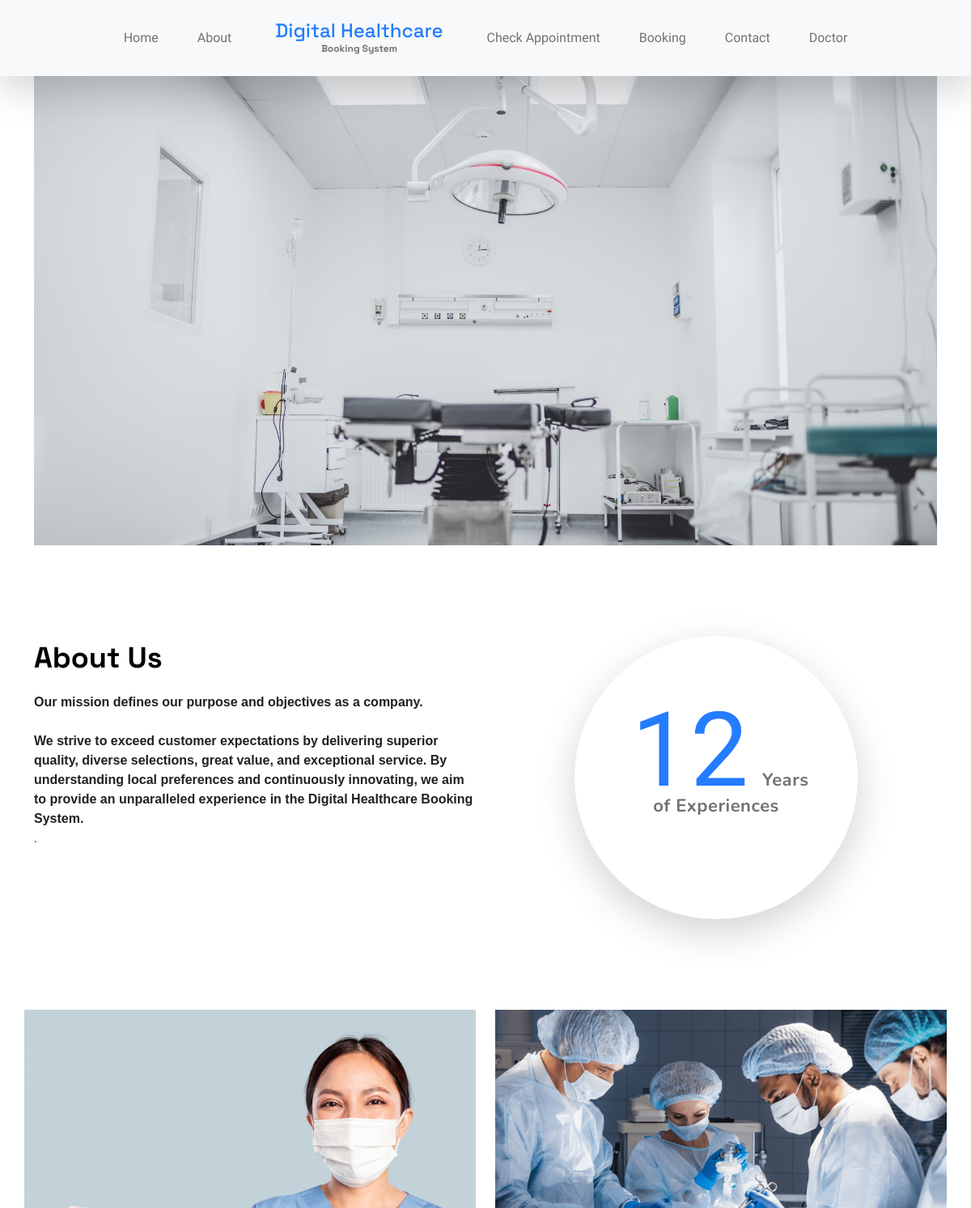
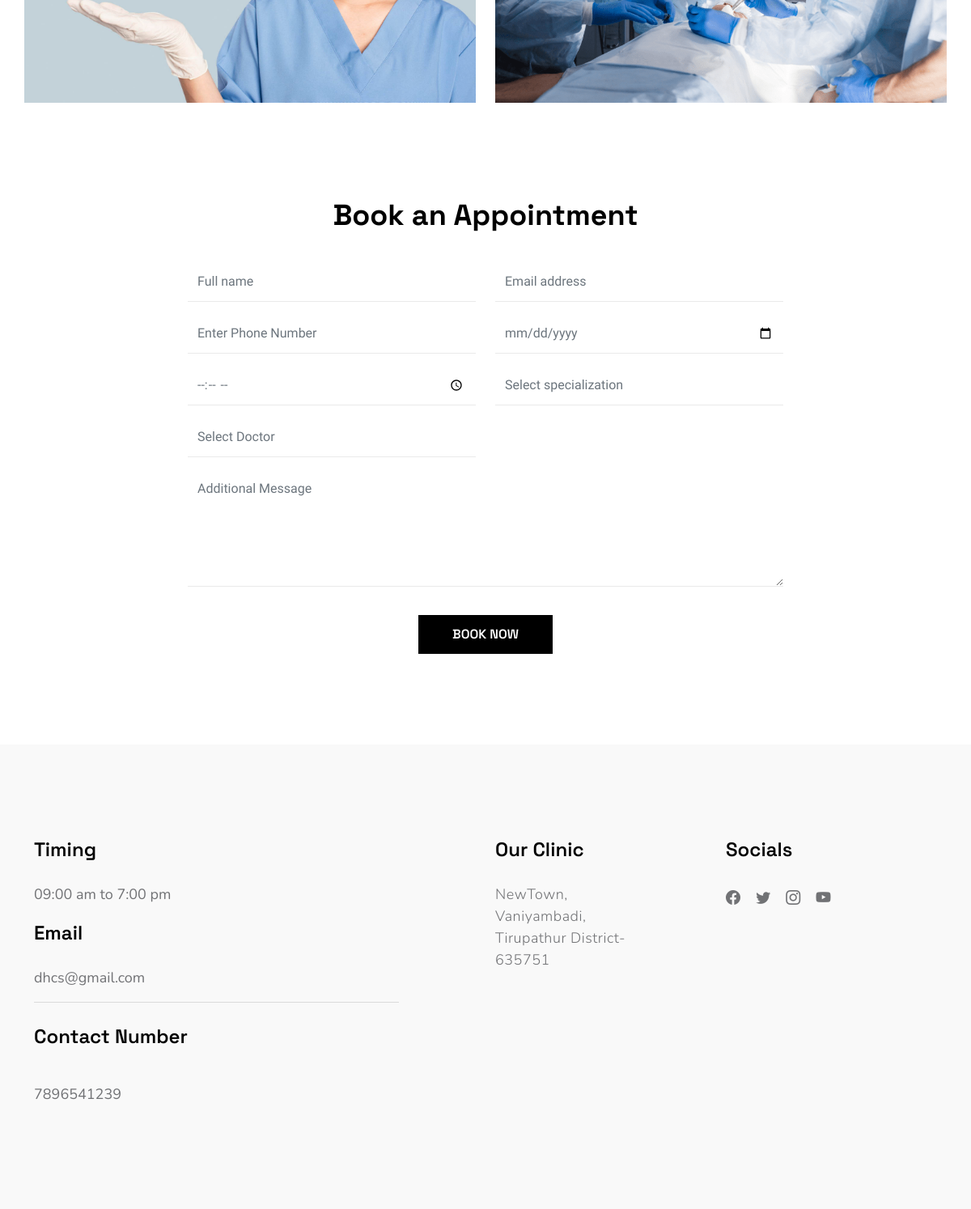
The page / on the database its author committed (2 pictures, top to bottom).
### tables this page shows
CREATE TABLE `tblpage` (
  `ID` int(10) NOT NULL,
  `PageType` varchar(200) DEFAULT NULL,
  `PageTitle` mediumtext DEFAULT NULL,
  `PageDescription` mediumtext DEFAULT NULL,
  `Email` varchar(200) DEFAULT NULL,
  `MobileNumber` bigint(10) DEFAULT NULL,
  `UpdationDate` date DEFAULT NULL,
  `Timing` varchar(200) NOT NULL
);

### index.php (the view, shortened to what this page needs)
<?php
include ('doctor/includes/dbconnection.php');
?>
<!doctype html>
<html lang="en">
    <head>
        <link href="css/bootstrap.min.css" rel="stylesheet">
        <link href="css/bootstrap-icons.css" rel="stylesheet">
        <link href="css/owl.carousel.min.css" rel="stylesheet">
        <link href="css/owl.theme.default.min.css" rel="stylesheet">
        <link href="css/templatemo-medic-care.css" rel="stylesheet">
        <link rel="stylesheet" href="css/customize.css">
    </head>
    <body id="top">
        <main>
            <?php include_once ('includes/header.php'); ?>
            <section class="hero" id="hero">
                <div class="container">
                    <div class="row">
                        <div class="col-12">
                            <div id="myCarousel" class="carousel slide carousel-fade" data-bs-ride="carousel">
                                <div class="carousel-inner">
                                    <div class="carousel-item">
                                        <img src="images/img 2.avif" class="img-fluid" alt="" width="5000"height="2000">
                                    </div>
                                </div>
                            </div>
                        </div>
                    </div>
                </div>
            </section>
            <section class="section-padding" id="about">
                <div class="container">
                    <div class="row">
                        <div class="col-lg-6 col-md-6 col-12">
                            <?php
                            $sql = "SELECT * from tblpage where PageType='aboutus'";
                            $query = $dbh->prepare($sql);
                            $query->execute();
                            $results = $query->fetchAll(PDO::FETCH_OBJ);
                            if ($query->rowCount() > 0) {
                                foreach ($results as $row) {
                                    ?>
                            <h2 class="mb-lg-3 mb-3 about__font"><?php echo htmlentities($row->PageTitle); ?></h2>
                            <p class="about__description" ><?php echo ($row->PageDescription); ?>.</p>
                           <?php $cnt = $cnt + 1;
                                }
                            } ?>
                        </div>
                        <div class="col-lg-4 col-md-5 col-12 mx-auto">
                            <div class="featured-circle bg-white shadow-lg d-flex justify-content-center align-items-center">
                                <p class="featured-text"><span class="featured-number">12</span> Years<br> of Experiences</p>
                            </div>
                        </div>
                    </div>
                </div>
            </section>
            <section class="gallery">
                <div class="container">
                    <div class="row">
                        <div class="col-lg-6 col-6 ps-0">
                            <img src="images/female-doctor-with-presenting-hand-gesture.jpg" width="700" height="150" class="img-fluid galleryImage" alt="get a vaccine" title="get a vaccine for yourself">
                        </div>
                        <div class="col-lg-6 col-6 pe-0">
                            <img src="images/General-surgery-min.png " width="700" height="530" class="img-fluid galleryImage" alt="wear a mask" title="wear a mask to protect yourself">
                        </div>
                    </div>
                </div>
            </section>
            <section class="section-padding" id="booking">
                <div class="container">
                    <div class="row">
                        <div class="col-lg-8 col-12 mx-auto">
                            <div class="booking-form">
                                <h2 class="text-center mb-lg-3 mb-2 booking__title">Book an Appointment</h2>
                                <form role="form" method="post">
                                    <div class="row">
                                        <div class="col-lg-6 col-12">
                                            <input type="text" name="name" id="name" class="form-control" placeholder="Full name" required='true'>
                                        </div>
                                        <div class="col-lg-6 col-12">
                                            <input type="email" name="email" id="email" pattern="[^ @]*@[^ @]*" class="form-control" placeholder="Email address" required='true'>
                                        </div>
                                        <div class="col-lg-6 col-12">
                                            <input type="telephone" name="phone" id="phone" class="form-control" placeholder="Enter Phone Number" maxlength="10">
                                        </div>
                                        <div class="col-lg-6 col-12">
                                            <input type="date" name="date" id="date" value="" class="form-control">
                                        </div>
                                            <div class="col-lg-6 col-12">
                                            <input type="time" name="time" id="time" value="" class="form-control">
                                        </div>
    <div class="col-lg-6 col-12">
<select onChange="getdoctors(this.value);"  name="specialization" id="specialization" class="form-control" required>
<option value="">Select specialization</option>
</select>
</div>
    <div class="col-lg-6 col-12">
<select name="doctorlist" id="doctorlist" class="form-control">
<option value="">Select Doctor</option>
</select>
</div>
                                        <div class="col-12">
                                            <textarea class="form-control" rows="5" id="message" name="message" placeholder="Additional Message"></textarea>
                                        </div>
                                        <div class="col-lg-3 col-md-4 col-6 mx-auto">
                                            <button type="submit" class="form-control" name="submit" id="submit-button">Book Now</button>
                                        </div>
                                    </div>
                                </form>
                            </div>
                        </div>
                    </div>
                </div>
            </section>
        </main>
        <?php include_once ('includes/footer.php'); ?>
    </body>
</html>

### includes/header.php (shortened to what this page needs)
<nav class="navbar navbar-expand-lg bg-light fixed-top shadow-lg">
                <div class="container">
                    <div class="collapse navbar-collapse" id="navbarNav">
                        <ul class="navbar-nav mx-auto">
                            <li class="nav-item active">
                                <a class="nav-link" href="index.php">Home</a>
                            </li>
                            <li class="nav-item">
                                <a class="nav-link" href="#about">About</a>
                            </li>
                            <a class="navbar-brand d-none d-lg-block title" href="index.php">
                                 Digital Healthcare
                                <strong class="d-block"> Booking System</strong>
                            </a>
                            <li class="nav-item">
                                <a class="nav-link" href="check-appointment.php">Check Appointment</a>
                            </li>
                            <li class="nav-item">
                                <a class="nav-link" href="#booking">Booking</a>
                            </li>
                            <li class="nav-item">
                                <a class="nav-link" href="#contact">Contact</a>
                            </li>
                             <li class="nav-item active">
                                <a class="nav-link" href="doctor/login.php">Doctor</a>
                            </li>
                        </ul>
                    </div>
                </div>
            </nav>

### includes/footer.php (shortened to what this page needs)
<footer class="site-footer section-padding" id="contact">
            <div class="container">
                <div class="row">
                    <div class="col-lg-5 me-auto col-12">
                        <?php
                        $sql = "SELECT * from tblpage where PageType='contactus'";
                        $query = $dbh->prepare($sql);
                        $query->execute();
                        $results = $query->fetchAll(PDO::FETCH_OBJ);
                        if ($query->rowCount() > 0) {
                            foreach ($results as $row) {
                                ?>
                        <h5 class="mb-lg-4 mb-3 footer__title">Timing</h5>
                        <ul class="list-group list-group-flush">
                            <li class="list-group-item d-flex">
                                <?php echo ($row->Timing); ?>
                            </li></ul>
                            <h5 class="mb-lg-4 mb-3 footer__title">Email</h5>
                            <ul class="list-group list-group-flush">
                            <li class="list-group-item d-flex">
                                <?php echo ($row->Email); ?></li>
                                <br>
                                 <h5 class="mb-lg-4 mb-3 footer__title">Contact Number</h5>
                            <li class="list-group-item d-flex">
                                <?php echo ($row->MobileNumber); ?></li>
                        </ul>
                    </div>
                    <div class="col-lg-2 col-md-6 col-12 my-4 my-lg-0">
                        <h5 class="mb-lg-4 mb-3 footer__title">Our Clinic</h5>
                        <p><?php echo ($row->PageDescription); ?></p>
                    </div>
<?php $cnt = $cnt + 1;
                            }
                        } ?>
                    <div class="col-lg-3 col-md-6 col-12 ms-auto">
                        <h5 class="mb-lg-4 mb-2 footer__title">Socials</h5>
                        <ul class="social-icon">
                            <li><a href="#" class="social-icon-link bi-facebook"></a></li>
                            <li><a href="#" class="social-icon-link bi-twitter"></a></li>
                            <li><a href="#" class="social-icon-link bi-instagram"></a></li>
                            <li><a href="#" class="social-icon-link bi-youtube"></a></li>
                        </ul>
                    </div>
                </div>
        </footer>

### css/templatemo-medic-care.css (style rules this page uses)
:root { --white-color: #FFFFFF; --primary-color: #247cff; --section-bg-color: #F9F9F9; --dark-color: #000000; --title-color: #565758; --p-color: #717275; --border-color: #eaeaea; --body-font-family: 'Open Sans', sans-serif; --h1-font-size: 48px; --h2-font-size: 36px; --h3-font-size: 32px; --h4-font-size: 28px; --h5-font-size: 24px; --h6-font-size: 22px; --p-font-size: 18px; --menu-font-size: 16px; --font-weight-light: 300; --font-weight-normal: 400; --font-weight-semibold: 600; --font-weight-bold: 700; }
body { background: var(--white-color); font-family: var(--body-font-family); position: relative; padding-top: 94px; }
h2, h3, h4, h5, h6 { color: var(--dark-color); line-height: inherit; }
h1, h2, h3, h4, h5, h6 { font-weight: var(--font-weight-semibold); }
h1, h2 { font-weight: var(--font-weight-bold); }
h2 { font-size: var(--h2-font-size); }
h5 { font-size: var(--h5-font-size); }
p { color: var(--p-color); font-size: var(--p-font-size); font-weight: var(--font-weight-light); letter-spacing: 0.5px; }
a, button { touch-action: manipulation; transition: all 0.3s; }
a { color: var(--p-color); text-decoration: none; }
.section-padding { padding-top: 7rem; padding-bottom: 7rem; }
b, strong { font-weight: var(--font-weight-bold); }
.list-group-item { background-color: transparent; color: var(--p-color); font-size: var(--p-font-size); padding: 1rem 0; }
.list-group-item:first-child { padding-top: 0; }
.hero { padding-top: 0rem; }
.hero .container { position: relative; overflow: hidden; height: 580px; }
.featured-circle { border-radius: 100%; width: 350px; height: 350px; margin: 0 auto; padding: 0 20px; }
.featured-text { font-size: var(--h6-font-size); line-height: 2rem; font-weight: var(--font-weight-bold); text-align: center; margin-bottom: 0; }
.featured-number { color: var(--primary-color); font-size: 8rem; margin: 0 10px; }
.navbar { padding-top: 20px; padding-bottom: 20px; }
.navbar-brand { color: var(--primary-color); font-size: var(--h5-font-size); font-weight: var(--font-weight-bold); margin: 0 30px; padding: 0; text-align: center; }
.navbar-brand strong { color: var(--p-color); font-size: 12px; position: relative; bottom: 5px; }
.navbar-expand-lg .navbar-nav .nav-link { padding-right: 1.5rem; padding-left: 1.5rem; }
.navbar-nav .nav-link { color: var(--p-color); font-weight: var(--font-weight-semibold); font-size: var(--menu-font-size); padding-top: 15px; padding-bottom: 15px; }
.booking-form .form-control { background: transparent; border-radius: 0; border: 0; border-bottom: 1px solid var(--border-color); color: #6c757d; font-weight: var(--font-weight-normal); padding-top: 12px; padding-bottom: 12px; margin-top: 15px; transition: all 0.3s; }
.booking-form #submit-button { background: var(--dark-color); border-bottom: 0; font-weight: var(--font-weight-semibold); color: var(--white-color); text-transform: uppercase; margin-top: 35px; }
.site-footer { background: var(--section-bg-color); }
.social-icon { margin: 0; padding: 0; }
.social-icon li { list-style: none; display: inline-block; vertical-align: top; transition: all 0.3s; }
.social-icon-link { font-size: var(--p-font-size); display: inline-block; vertical-align: top; margin-top: 4px; margin-bottom: 4px; margin-right: 15px; }

### css/customize.css (style rules this page uses)
:root { --font1: "Poppins", sans-serif; --font2: "Nunito", sans-serif; --font3: "Space Grotesk", sans-serif; --font4: "Lexend", sans-serif; --font5: "Varela Round", sans-serif; --font6: "Satisfy", cursive; }
h1, h2, h3, h4, h5, h6, p, a, li, div { font-family: var(--font2) !important ; }
.nav-link, a, span, small { font-weight: 500 !important; font-family: var(--font4) !important; }
input, select, textarea, .about__description { font-family: var(--font4) !important; }
.footer__title, .about__font, .booking__title, button { font-family: var(--font3) !important; }
.title { font-family: var(--font3) !important; }

### rows shown on the page
tblpage: PageTitle "About Us", PageDescription "Our mission defines our purpose and objectives as a company. We strive to exceed customer expectations by delivering superior quality, diverse selections, great value, and exceptional service. By understanding local preferences and continuously innovating, we aim to provide an unparalleled experience in the Digital Healthcare Booking System."
tblpage: Timing "09:00 am to 7:00 pm", Email "dhcs@gmail.com", MobileNumber "7896541239", PageDescription "NewTown, Vaniyambadi, Tirupathur District- 635751"
